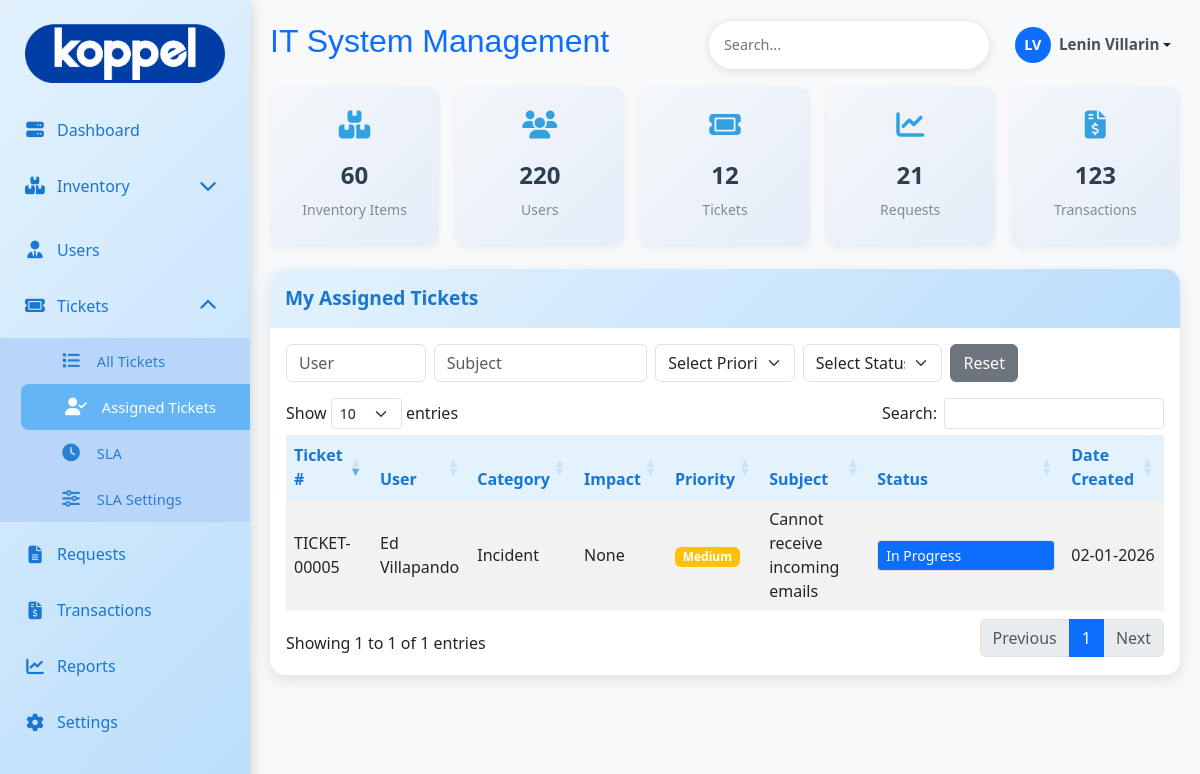
The app's page /admin/ticket/assigned_tickets.php (signed in), older data.
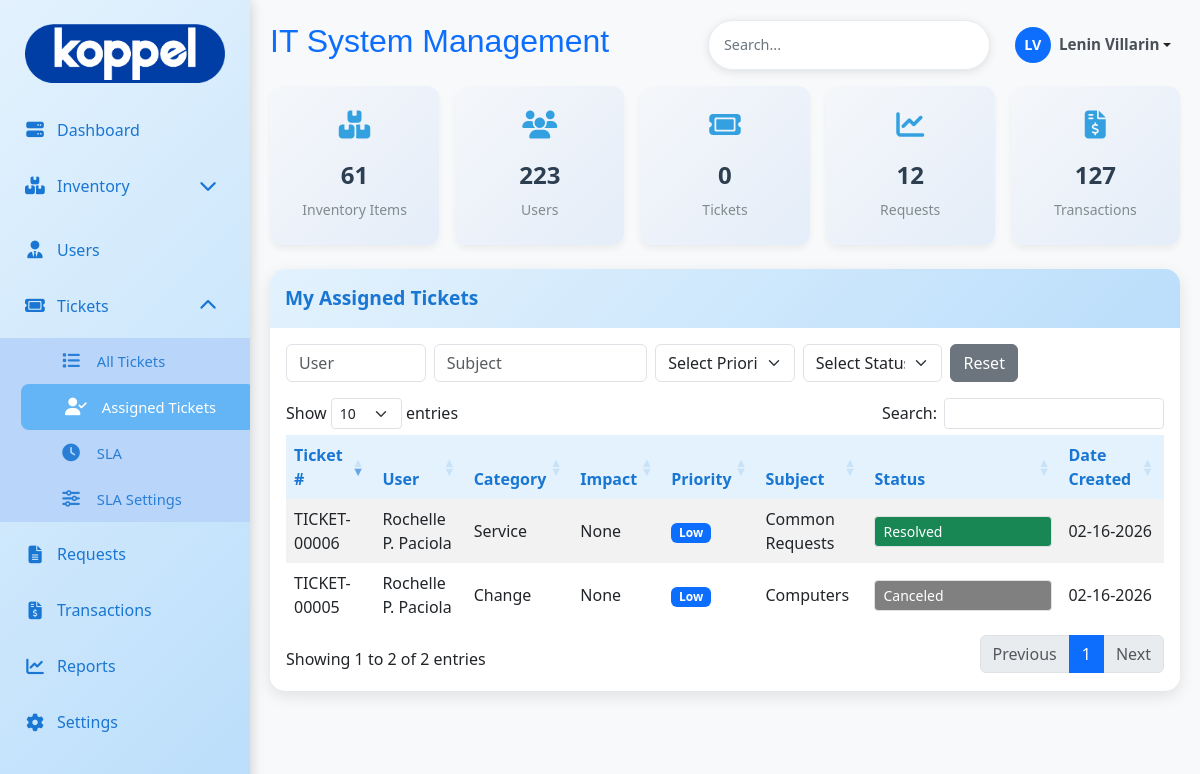
The same page, newer data.
### tables this page shows
CREATE TABLE `ticket_tb` (
  `ticket_id` int(11) NOT NULL,
  `ticket_number` varchar(20) DEFAULT NULL,
  `user_id` int(11) DEFAULT NULL,
  `fullname` varchar(100) DEFAULT NULL,
  `email` varchar(100) DEFAULT NULL,
  `company` varchar(100) DEFAULT NULL,
  `department` varchar(100) DEFAULT NULL,
  `priority` varchar(50) NOT NULL,
  `urgency` varchar(50) NOT NULL,
  `impact` varchar(70) NOT NULL,
  `ticket_category` varchar(20) DEFAULT NULL,
  `subject` varchar(255) DEFAULT NULL,
  `subject_details` varchar(200) DEFAULT NULL,
  `issue` text DEFAULT NULL,
  `status` varchar(20) DEFAULT 'open',
  `date_created` timestamp NOT NULL DEFAULT current_timestamp(),
  `assigned_to` int(11) NOT NULL
);

CREATE TABLE `user_tb` (
  `user_id` int(11) NOT NULL,
  `emp_id` varchar(50) NOT NULL,
  `fullname` varchar(150) NOT NULL,
  `position` varchar(100) NOT NULL,
  `email` varchar(150) DEFAULT NULL,
  `department` varchar(100) DEFAULT NULL,
  `company` varchar(50) NOT NULL,
  `area` varchar(150) NOT NULL,
  `user_type` varchar(30) NOT NULL,
  `date_hired` timestamp NOT NULL DEFAULT current_timestamp() ON UPDATE current_timestamp(),
  `date_resigned` varchar(100) DEFAULT NULL,
  `created_at` timestamp NOT NULL DEFAULT current_timestamp(),
  `password` varchar(255) DEFAULT NULL,
  `is_active` tinyint(1) NOT NULL DEFAULT 1
);

### admin/ticket/assigned_tickets.php (the view, shortened to what the changed rows need)
<?php
include '../db/db.php';
$adminId = $_SESSION['user_id'];
$sql = "
SELECT
    t.*,
    u.fullname AS user_fullname,
    a.fullname AS assigned_admin
FROM ticket_tb t
LEFT JOIN user_tb u ON t.user_id = u.user_id
LEFT JOIN user_tb a
    ON t.assigned_to = a.user_id
    AND a.user_type = 'admin'
WHERE t.assigned_to = ?
ORDER BY t.ticket_id DESC
";
$stmt = $conn->prepare($sql);
$stmt->bind_param("i", $adminId);
$stmt->execute();
$result = $stmt->get_result();
?>
<!DOCTYPE html>
<html lang="en">
<head>
<link href="https://cdn.jsdelivr.net/npm/bootstrap@5.3.0/dist/css/bootstrap.min.css" rel="stylesheet">
<link href="https://cdnjs.cloudflare.com/ajax/libs/font-awesome/6.4.0/css/all.min.css" rel="stylesheet">
<link href="../asset/css/main.css" rel="stylesheet">
<link href="../asset/css/menu.css" rel="stylesheet">
<link href="sidebar.css" rel="stylesheet">
<link href="https://cdn.datatables.net/1.13.6/css/dataTables.bootstrap5.min.css" rel="stylesheet">
</head>
<body>
<?php include 'ticket_sidebar.php'; ?>
<div class="main-content">
<?php include 'ticket_header.php'; ?>
 <?php include 'ticket_stats_card.php'; ?>
<div class="card">
<div class="card-header">My Assigned Tickets</div>
<div class="card-body table-responsive">
<div class="row g-2 mb-3">
<div class="col-md-2">
</div>
<div class="col-md-3">
</div>
<div class="col-md-2">
</div>
<div class="col-md-2">
</div>
<div class="col-md-1 d-grid">
</div>
</div>
<table id="ticketsTable" class="table table-hover table-striped">
<thead>
<tr>
<th>Ticket #</th>
<th>User</th>
<th>Category</th>
<th>Impact</th>
<th>Priority</th>
<th>Subject</th>
<th style="width:160px;">Status</th>
<th>Date Created</th>
</tr>
</thead>
<tbody>
<?php while ($ticket = $result->fetch_assoc()): ?>
<tr data-ticket-id="<?= $ticket['ticket_id'] ?>"
    data-status="<?= strtolower($ticket['status']) ?>">
<td><?= htmlspecialchars($ticket['ticket_number'] ?? '') ?></td>
<td><?= htmlspecialchars($ticket['user_fullname'] ?? '') ?></td>
<td><?= ucfirst($ticket['ticket_category'] ?? '') ?></td>
<td><?= ucfirst($ticket['impact'] ?? '') ?></td>
<td>
<span class="badge badge-priority-<?= strtolower($ticket['priority']) ?>">
<?= ucfirst($ticket['priority']) ?>
</span>
</td>
<td><?= htmlspecialchars($ticket['subject'] ?? '') ?></td>
<?php
$statusFlow = [
'waiting for support'=>['waiting for support','waiting for customer','in progress','escalated','pending','canceled','resolved'],
'pending'=>['pending','waiting for support','in progress','canceled','resolved'],
'waiting for customer'=>['waiting for customer','waiting for support','escalated','canceled','resolved'],
'in progress'=>['in progress','pending','canceled','resolved'],
'escalated'=>['escalated','in progress'],
'canceled'=>['canceled','closed','reopened'],
'resolved'=>['resolved','closed','reopened'],
'reopened'=>['reopened','waiting for support','waiting for customer','in progress','escalated','pending','canceled','resolved'],
'closed'=>['closed']
];
$currentStatus=strtolower($ticket['status']);
$allowedStatuses=$statusFlow[$currentStatus]??[$currentStatus];
?>
<td class="status-cell" onclick="event.stopPropagation();">
<select class="form-select form-select-sm status-select status-<?= str_replace(' ','-',$currentStatus) ?>"
        data-ticket-id="<?= $ticket['ticket_id'] ?>"
        data-current="<?= $currentStatus ?>">
<?php foreach($allowedStatuses as $statusOption): ?>
<option value="<?= $statusOption ?>"
<?= $statusOption==$currentStatus?'selected':'' ?>>
<?= ucwords($statusOption) ?>
</option>
<?php endforeach; ?>
</select>
</td>
<td><?= date('m-d-Y',strtotime($ticket['date_created'])) ?></td>
</tr>
<?php endwhile; ?>
</tbody>
</table>
</div>
</div>
</div>
</body>
</html>

### admin/ticket/ticket_stats_card.php (shortened to what the changed rows need)
<?php
$itemCount = $conn->query("SELECT COUNT(*) as total FROM item_tb WHERE quantity >= 1")->fetch_assoc()['total'];
$userCount = $conn->query("SELECT COUNT(*) as total FROM user_tb WHERE is_active = 1")->fetch_assoc()['total'];
$transactionCount = $conn->query("SELECT COUNT(*) as total FROM transaction_tb")->fetch_assoc()['total'];
$requestCount = $conn->query("SELECT COUNT(*) as total FROM request_tb WHERE status = 'Pending'")->fetch_assoc()['total'];
$ticketCount = $conn->query("SELECT COUNT(*) as total FROM ticket_tb WHERE status != 'closed' && status != 'resolved' && status != 'canceled'")->fetch_assoc()['total'];
?>
<div class="row row-cols-1 row-cols-sm-2 row-cols-md-3 row-cols-xl-5 g-3">
    <div class="col">
        <a href="../inventory.php" class="stats-card-link">
            <div class="card stats-card h-100">
                <i class="fas fa-boxes"></i>
                <h3><?= number_format($itemCount) ?></h3>
                <p>Inventory Items</p>
            </div>
        </a>
    </div>
    <div class="col">
        <a href="../users.php" class="stats-card-link">
            <div class="card stats-card h-100">
                <i class="fas fa-users"></i>
                <h3><?= number_format($userCount) ?></h3>
                <p>Users</p>
            </div>
        </a>
    </div>
    <div class="col">
        <a href="../tickets.php" class="stats-card-link">
            <div class="card stats-card h-100">
                <i class="fas fa-ticket"></i>
                <h3><?= number_format($ticketCount) ?></h3>
                <p>Tickets</p>
            </div>
        </a>
    </div>
    <div class="col">
        <a href="../requests.php" class="stats-card-link">
            <div class="card stats-card h-100">
                <i class="fas fa-chart-line"></i>
                <h3><?= number_format($requestCount) ?></h3>
                <p>Requests</p>
            </div>
        </a>
    </div>
    <div class="col">
        <a href="../transactions.php" class="stats-card-link">
            <div class="card stats-card h-100">
                <i class="fas fa-file-invoice-dollar"></i>
                <h3><?= number_format($transactionCount) ?></h3>
                <p>Transactions</p>
            </div>
        </a>
    </div>
</div>
<br>
<link rel="stylesheet" href="asset/css/stats_card.css">

Row changes from the older to the newer data that the page shows:
now on this page (row edited): ticket_tb: ticket_number "TICKET-00006", user.fullname "Rochelle P. Paciola", ticket_category "Service", impact "None", priority "Low", subject "Common Requests", status+ticket_id "Resolved", date_created "02-16-2026"
changed ticket_tb "TICKET-00005": user.fullname "Ed Villapando" → "Rochelle P. Paciola"; ticket_category "Incident" → "Change"; priority "Medium" → "Low"; subject "Cannot receive incoming emails" → "Computers"; status+ticket_id "In Progress" → "Canceled"; date_created "02-01-2026" → "02-16-2026"
Text that changed along with them:
$itemCount: "60" → "61"
$userCount: "220" → "223"
$ticketCount: "12" → "0"
$requestCount: "21" → "12"
$transactionCount: "123" → "127"
text written by a page script: "Show entries Search: Showing 1 to 1 of 1 entries Previous 1 Next" → "Show entries Search: Showing 1 to 2 of 2 entries Previous 1 Next"
